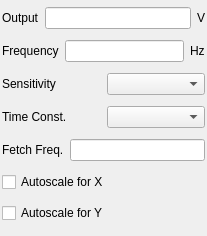
<?xml version="1.0" encoding="UTF-8"?>
<ui version="4.0">
 <class>FrmLIA</class>
 <widget class="QMainWindow" name="FrmLIA">
  <property name="geometry">
   <rect>
    <x>0</x>
    <y>0</y>
    <width>207</width>
    <height>236</height>
   </rect>
  </property>
  <property name="windowTitle">
   <string>LIA Control</string>
  </property>
  <widget class="QWidget" name="widget">
   <layout class="QGridLayout">
    <property name="leftMargin">
     <number>2</number>
    </property>
    <property name="topMargin">
     <number>2</number>
    </property>
    <property name="rightMargin">
     <number>2</number>
    </property>
    <property name="bottomMargin">
     <number>2</number>
    </property>
    <item row="6" column="0">
     <widget class="QCheckBox" name="m_ckbAutoScaleY">
      <property name="sizePolicy">
       <sizepolicy hsizetype="Fixed" vsizetype="Fixed">
        <horstretch>0</horstretch>
        <verstretch>0</verstretch>
       </sizepolicy>
      </property>
      <property name="text">
       <string>Autoscale for Y</string>
      </property>
     </widget>
    </item>
    <item row="4" column="0">
     <layout class="QHBoxLayout">
      <item>
       <widget class="QLabel" name="textLabel2_2">
        <property name="sizePolicy">
         <sizepolicy hsizetype="Preferred" vsizetype="Fixed">
          <horstretch>0</horstretch>
          <verstretch>0</verstretch>
         </sizepolicy>
        </property>
        <property name="text">
         <string>Fetch Freq.</string>
        </property>
        <property name="wordWrap">
         <bool>false</bool>
        </property>
       </widget>
      </item>
      <item>
       <widget class="QLineEdit" name="m_edFetchFreq"/>
      </item>
     </layout>
    </item>
    <item row="5" column="0">
     <widget class="QCheckBox" name="m_ckbAutoScaleX">
      <property name="sizePolicy">
       <sizepolicy hsizetype="Fixed" vsizetype="Fixed">
        <horstretch>0</horstretch>
        <verstretch>0</verstretch>
       </sizepolicy>
      </property>
      <property name="text">
       <string>Autoscale for X</string>
      </property>
     </widget>
    </item>
    <item row="2" column="0">
     <layout class="QHBoxLayout">
      <item>
       <widget class="QLabel" name="textLabel1">
        <property name="sizePolicy">
         <sizepolicy hsizetype="Preferred" vsizetype="Fixed">
          <horstretch>0</horstretch>
          <verstretch>0</verstretch>
         </sizepolicy>
        </property>
        <property name="text">
         <string>Sensitivity</string>
        </property>
        <property name="wordWrap">
         <bool>false</bool>
        </property>
       </widget>
      </item>
      <item>
       <widget class="QComboBox" name="m_cmbSens"/>
      </item>
     </layout>
    </item>
    <item row="3" column="0">
     <layout class="QHBoxLayout">
      <item>
       <widget class="QLabel" name="textLabel4">
        <property name="sizePolicy">
         <sizepolicy hsizetype="Preferred" vsizetype="Fixed">
          <horstretch>0</horstretch>
          <verstretch>0</verstretch>
         </sizepolicy>
        </property>
        <property name="text">
         <string>Time Const.</string>
        </property>
        <property name="wordWrap">
         <bool>false</bool>
        </property>
       </widget>
      </item>
      <item>
       <widget class="QComboBox" name="m_cmbTimeConst"/>
      </item>
     </layout>
    </item>
    <item row="0" column="0">
     <layout class="QHBoxLayout">
      <item>
       <widget class="QLabel" name="textLabel2">
        <property name="sizePolicy">
         <sizepolicy hsizetype="Preferred" vsizetype="Fixed">
          <horstretch>0</horstretch>
          <verstretch>0</verstretch>
         </sizepolicy>
        </property>
        <property name="text">
         <string>Output</string>
        </property>
        <property name="wordWrap">
         <bool>false</bool>
        </property>
       </widget>
      </item>
      <item>
       <widget class="QLineEdit" name="m_edOutput"/>
      </item>
      <item>
       <widget class="QLabel" name="textLabel3">
        <property name="sizePolicy">
         <sizepolicy hsizetype="Preferred" vsizetype="Fixed">
          <horstretch>0</horstretch>
          <verstretch>0</verstretch>
         </sizepolicy>
        </property>
        <property name="text">
         <string>V</string>
        </property>
        <property name="wordWrap">
         <bool>false</bool>
        </property>
       </widget>
      </item>
     </layout>
    </item>
    <item row="1" column="0">
     <layout class="QHBoxLayout">
      <item>
       <widget class="QLabel" name="textLabel2_3">
        <property name="sizePolicy">
         <sizepolicy hsizetype="Preferred" vsizetype="Fixed">
          <horstretch>0</horstretch>
          <verstretch>0</verstretch>
         </sizepolicy>
        </property>
        <property name="text">
         <string>Frequency</string>
        </property>
        <property name="wordWrap">
         <bool>false</bool>
        </property>
       </widget>
      </item>
      <item>
       <widget class="QLineEdit" name="m_edFreq"/>
      </item>
      <item>
       <widget class="QLabel" name="textLabel3_2">
        <property name="sizePolicy">
         <sizepolicy hsizetype="Preferred" vsizetype="Fixed">
          <horstretch>0</horstretch>
          <verstretch>0</verstretch>
         </sizepolicy>
        </property>
        <property name="text">
         <string>Hz</string>
        </property>
        <property name="wordWrap">
         <bool>false</bool>
        </property>
       </widget>
      </item>
     </layout>
    </item>
   </layout>
  </widget>
 </widget>
 <layoutdefault spacing="6" margin="11"/>
 <pixmapfunction>qPixmapFromMimeSource</pixmapfunction>
 <tabstops>
  <tabstop>m_edOutput</tabstop>
  <tabstop>m_edFreq</tabstop>
  <tabstop>m_cmbSens</tabstop>
  <tabstop>m_cmbTimeConst</tabstop>
  <tabstop>m_edFetchFreq</tabstop>
  <tabstop>m_ckbAutoScaleX</tabstop>
  <tabstop>m_ckbAutoScaleY</tabstop>
 </tabstops>
 <resources/>
 <connections/>
</ui>
